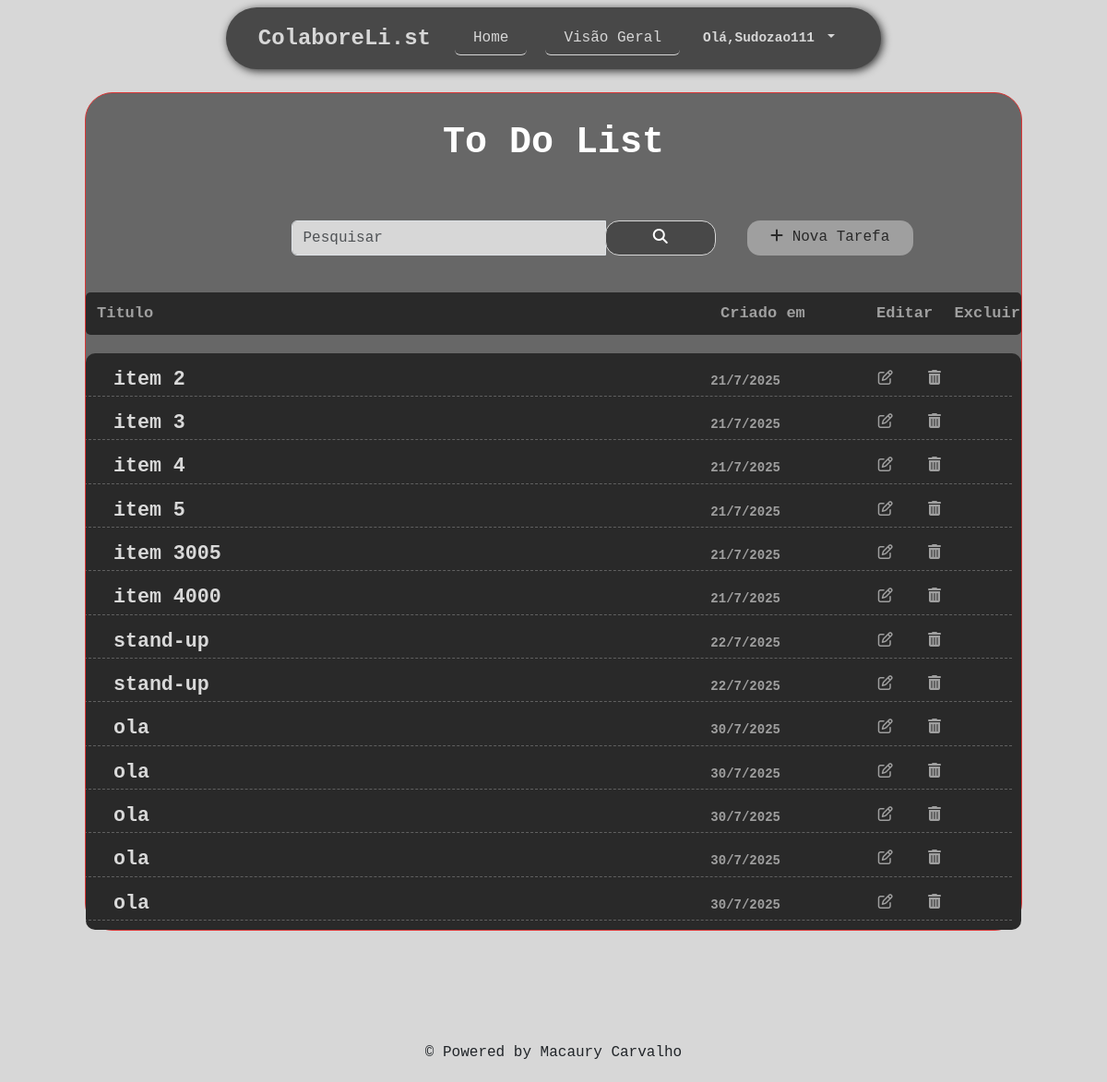
/ (signed in), run on the app's committed database.
### tarefas/models.py (models this page shows, shortened)
class Tarefas(models.Model):
    sprint_semanal = 'sprint semanal'
    sprint_quinzenal = 'sprint quinzenal'
    sprint_mensal = 'sprint mensal'
    sprint_anual = 'sprint anual'
    status_1 = 'aberto'
    status_2 = 'standby'
    status_3 = 'andamento'
    status_4 = 'finalizado'
    categoria_list = [(sprint_semanal ,'sprint semanal'),(sprint_quinzenal ,'sprint quinzenal'),(sprint_mensal ,'sprint mensal'),(sprint_anual ,'sprint anual')]
    status_list = [(status_1,'aberto'),(status_3,'andamento'),(status_2,'standby'),(status_4,'finalizado')]
    usuario = models.ForeignKey(get_user_model(),on_delete=models.CASCADE)
    titulo = models.CharField(max_length=40)
    descricao = models.TextField(blank=False,max_length=254)
    categoria= models.CharField(max_length=20,choices=categoria_list,default=sprint_semanal)
    status= models.CharField(max_length=18,choices=status_list,default=status_1)
    created_at = models.DateTimeField(auto_now_add=True)
    update_at = models.DateTimeField(auto_now=True)

### tarefas/views.py (the view)
# urls.py: path('',views.listaTarefas,name='Listagem'),
@login_required
def listaTarefas(request):
    tarefas_list = Tarefas.objects.all().filter(usuario=request.user)
    search = request.GET.get('search')
    if search:
        tarefas = Tarefas.objects.filter(titulo__icontains=search, usuario=request.user)
        return render(request,'tarefas/list.html',{'tarefas':tarefas})
    else:
        return render(request,'tarefas/list.html',{'tarefas':tarefas_list})

### templates/tarefas/list.html (shortened to what this page needs)
{% extends 'base.html' %}
{% block content %}
<div class=" container-fluid">
  <div class="list-div">
    <div class="title">
      <h3>To Do List</h3>
    </div>
    <div class="row row-barra ">
      <div class="col-sm-10">
        <form method="get" id="search-form">
          <div class="input-group">
            <input id="search-pesquisa" type="text" class="form-control" placeholder="Pesquisar" name="search"
              value="{{request.GET.search}}">
            <div class="input-group-btn">
              <button class="btn btn-default " id="search-btn" type="submit">
                <i class="fa fa-search"></i>
              </button>
            </div>
          </div>
        </form>
      </div>
      <div class="col-sm-2 ">
        <a id="add-button" href="novaTarefa/">
          <div class="btn btn-primary button-tarefa  ">
            <i class="fa fa-plus"></i> Nova Tarefa
        </a>
      </div>
    </div>
  </div>
  <div class=" row span-scrool justify-content-between">
    <span class="col-8 items_list "> Titulo</span>
    <span class="col-2 items_list  "> Criado em </span>
    <span class="col-1 items_list "> Editar</span>
    <span class="col-1 items_list "> Excluir</span>
  </div>
  <div class=" row-tarefas ">
    {% for Tarefa in tarefas %}
    <div class="item row  align-self-center ">
      <div class="col-8 ">
        <span class="titulo-home  "><a href="/tarefa/{{Tarefa.id}}">{{Tarefa.titulo}} </a>
      </div>
      <div class="col-2">
        <span
          class="data-criacao">{{Tarefa.created_at.day}}/{{Tarefa.created_at.month}}/{{Tarefa.created_at.year}}</span>
      </div>
      <div class="col-2 ">
        <a class=" col-6 btn btn-primary edit-btn" href="editar/{{Tarefa.id}}">
          <span>
            <i class="fa fa-edit"></i>
          </span>
        </a>
        <a class=" col-6 btn btn-primary delete-btn" href="delete/{{Tarefa.id}}">
          <span>
            <i class="fa fa-trash"></i>
          </span>
        </a>
      </div>
    </div>
    {% endfor %}
  </div>
</div>
{% endblock %}

### templates/base.html (shortened to what this page needs)
{% load static %}
<!DOCTYPE html>
<html lang="pt-br">
<head>
    <link href="https://cdn.jsdelivr.net/npm/bootstrap@5.3.7/dist/css/bootstrap.min.css" rel="stylesheet"
>
    <link rel="stylesheet" href="https://cdnjs.cloudflare.com/ajax/libs/font-awesome/6.5.2/css/all.min.css"
 />
    <link rel="stylesheet" href="{% static '/css/style.css' %}">
</head>
<body>
    {% if user.is_authenticated %}
    <nav class="navbar navbar-expand fixed-top  ">
        <div class=" container-fluid navbar-estilo ">
            <div id="brand">
                <a class="navbar-brand" href="/">ColaboreLi.st</a>
            </div>
            <ul class=" navbar-nav ">
                <li class="nav-item ">
                    <button class="btn btn-primary home">
                        <a class="nav-link active" aria-current="page" href="/">Home</a>
                    </button>
                </li>
                <li class="nav-item">
                    <button class="btn btn-primary overview">
                        <a class="nav-link active" aria-current="page" href="/overview">Visão Geral</a>
                    </button>
                </li>
            </ul>
            <div class="nav-item dropdown user-div">
                <a class="nav-link dropdown-toggle" href="#" role="button" data-bs-toggle="dropdown"
                    aria-expanded="false">
                    Olá,{{user.username}}
                </a>
            </div>
            {% endif %}
        </div>
    </nav>
    <main>
        {% block content %}
        {% endblock %}
    </main>
    <footer id="footer-bottom" class="py-3  mt-auto ">
        <div class="text-center">
            <p class="mb-0">&copy; Powered by Macaury Carvalho</p>
        </div>
    </footer>
</body>
</html>

### tarefas/static/css/style.css (style rules this page uses)
body { margin: 0 !important; padding: 0 !important; font-family: monospace !important; background-color: #d7d7d7; }
a { text-decoration: none !important; }
main { min-height: 80vh !important; padding: 20px 0 !important; }
.navbar-estilo { width: fit-content !important; padding: 15px !important; background-color: #484848 !important; border-radius: 80px !important; box-shadow: 2px 2px 10px #2f2f2f; }
.navbar-brand { margin-left: 20px; }
.navbar-brand { font-weight: bold !important; font-size: 1.5em !important; color: #d7d7d7; }
#footer-bottom { background-color: transparent !important; padding: 20px 0 !important; text-align: center; border-radius: 100px 0px 0px 0 !important; }

### tarefas/static/css/overview.css (style rules this page uses)
.data-criacao { font-size: 14px; }
.items_list { font-size: 17px; }
.items_list, .data-criacao, .fa-edit, .fa-trash, .link { color: #9f9f9f !important; }
.data-criacao, .items_list , .link { font-weight: 900 !important; }
#search-pesquisa { background-color: #D7D7D7; }
.nav-link { color: #D7D7D7 !important; }
.home, .overview { animation-duration: 0.5s !important; background-color: transparent !important; border: transparent; border-bottom: 0.4px solid #D7D7D7 !important; margin: 0 10px !important; --bs-nav-link-padding-y: 0rem !important; }
.edit-btn, .delete-btn { background: none; border: none; width: fit-content !important; }
.delete-btn { margin: auto !important; }
.title { margin-top: 30px !important; }
.title h3 { color: white !important; font-weight: 800; font-size: 2.5em; text-align: center; }
.row-tarefas .item { margin-left: calc(-.5 * var(--bs-gutter-x)) !important; }
.item { margin: 10px !important; font-size: 1.5em !important; border-bottom: 0.5px dashed rgba(121, 121, 121, 0.692) !important; }
.titulo-home a { word-spacing: -0.4% !important; font-size: 0.9em !important; font-weight: 800; text-decoration: none !important; color: #d9d9d9 !important; margin-left: 30px !important; }
.list-div { margin: 80px !important; background-color: #676767; border-radius: 30px; border: 0.5px solid #d93535; }
.row-barra { display: flex !important; flex-direction: row !important; margin: 60px auto 40px auto !important; width: fit-content !important; }
#search-form { margin-right: 10px; }
#add-button { color: #292929 !important; }
.button-tarefa { border: none !important; background-color: #9f9f9f !important; border-radius: 14px !important; height: 100% !important; width: 180px !important; }
.row-tarefas { background-color: #292929 !important; overflow: hidden; border-radius: 10px; }
.span-scrool { position: relative; justify-self: center !important; font-size: 14px !important; padding: 5px; border-radius: 5px; padding: 10px 0 !important; margin: 20px 0; height: auto !important; width: 100% !important; background-color: #292929 !important; }
#search-btn { width: 120px !important; background-color: #484848; border: 1px solid #d7d7d7; border-radius: 15px !important; color: #d7d7d7 !important; font-weight: 700 !important; }
.fa-search { color: white; }

### tarefas/static/css/registration.css (style rules this page uses)
.user-div { margin-right: 20px; padding: 7px 15px; color: white !important; font-size: 0.9em; word-spacing: 2px; font-weight: bold; border-radius: 7px; }

### data on the page
Tarefas: titulo "item 2", created_at.day "21", created_at.month "7", created_at.year "2025"
Tarefas: titulo "item 3", created_at.day "21", created_at.month "7", created_at.year "2025"
Tarefas: titulo "item 4", created_at.day "21", created_at.month "7", created_at.year "2025"
Tarefas: titulo "item 5", created_at.day "21", created_at.month "7", created_at.year "2025"
Tarefas: titulo "item 3005", created_at.day "21", created_at.month "7", created_at.year "2025"
Tarefas: titulo "item 4000", created_at.day "21", created_at.month "7", created_at.year "2025"
Tarefas: titulo "stand-up", created_at.day "22", created_at.month "7", created_at.year "2025"
Tarefas: titulo "stand-up", created_at.day "22", created_at.month "7", created_at.year "2025"
Tarefas: titulo "ola", created_at.day "30", created_at.month "7", created_at.year "2025"
Tarefas: titulo "ola", created_at.day "30", created_at.month "7", created_at.year "2025"
Tarefas: titulo "ola", created_at.day "30", created_at.month "7", created_at.year "2025"
Tarefas: titulo "ola", created_at.day "30", created_at.month "7", created_at.year "2025"
Tarefas: titulo "ola", created_at.day "30", created_at.month "7", created_at.year "2025"

### other printed values
{{ user.username }} "Sudozao111"
